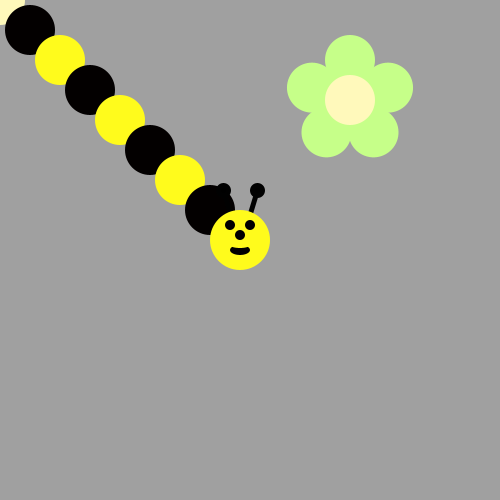
Frame 1 (no input)
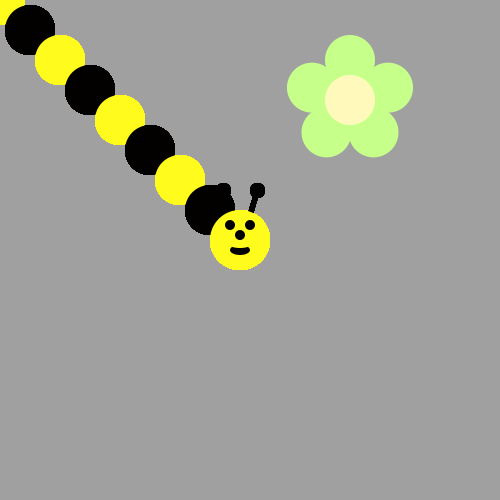
Frame 60 (the mouse pressed at the canvas centre just before this capture)
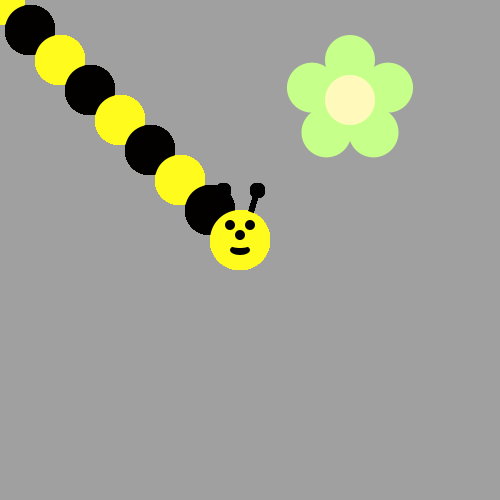
Frame 120 (the mouse held since frame 60 and released just before this capture)

The Processing sketch that drew these frames (run headless with seeded random() and noise(); from frame 60 on, the mouse is pressed at the canvas centre):

// Processing sketch: bumble_bee
// ── bumble_bee.pde

void setup() {
     ellipseMode(CENTER);
     size(500, 500);
     background(160, 160, 160);
     drawFlower(350, 100);
}

void draw() {
  
// First run the program and you should see a flower.  
  
  
/* Then, use a loop to make a body for the Bee! 
(see the image on the recipe, it's a diagonal line of circles)
Use modulo to make the colors alternate between yellow and black
*/



/*
Now put his head on using drawBeeFace(x,y)
*/
ellipse(0, 0, 50, 50);
fill(#030000);
ellipse(30, 30, 50, 50);
fill(255, 251, 28);
ellipse(60, 60, 50, 50);
fill(#030000);
ellipse(90, 90, 50, 50);
fill(255, 251, 28);
ellipse(120, 120, 50, 50);
fill(#030000);
ellipse(150, 150, 50, 50);
fill(255, 251, 28);
ellipse(180, 180, 50, 50);
fill(#030000);
ellipse(210, 210, 50, 50);
drawBeeFace(240, 240);
}

/**************   Use these methods but  DON'T CHANGE THE CODE BELOW  **************/

void drawFlower(int x, int y) {
     noStroke();
     translate(x, y);
     // draw 5 petals, rotating after each one
     fill(#c6ff89);      // green
      for (int i = 0; i < 5; i++) {
           ellipse(0, -40, 50, 50);
          rotate(radians(72));
     }
     fill(#fff9bb); // light yellow
     ellipse(0, 0, 50, 50);
} 
void drawBeeFace(int BeeFaceX, int BeeFaceY) {
     noStroke();
     fill(0, 0, 0);
     stroke(1);
     strokeWeight(5);
     line(BeeFaceX-10, BeeFaceY-27, BeeFaceX-17, BeeFaceY-50);
     line(BeeFaceX+10, BeeFaceY-27, BeeFaceX+17, BeeFaceY-50);
     ellipse(BeeFaceX-17, BeeFaceY-50, 10, 10);
     ellipse(BeeFaceX+17, BeeFaceY-50, 10, 10);
     noStroke();
     fill(255, 251, 28);
     ellipse(BeeFaceX, BeeFaceY, 60, 60); // face
     fill(255, 237, 209);
     fill(0,0,0);
      ellipse(BeeFaceX-10, BeeFaceY-15, 10, 10); // eyes
     ellipse(BeeFaceX+10, BeeFaceY-15, 10, 10);
      ellipse(BeeFaceX, BeeFaceY-5, 10, 10); // nose
      ellipse(BeeFaceX, BeeFaceY+10, 20, 10);// mouth
     fill(255, 251, 28);
     ellipse(BeeFaceX, BeeFaceY+5, 20, 6);
}
